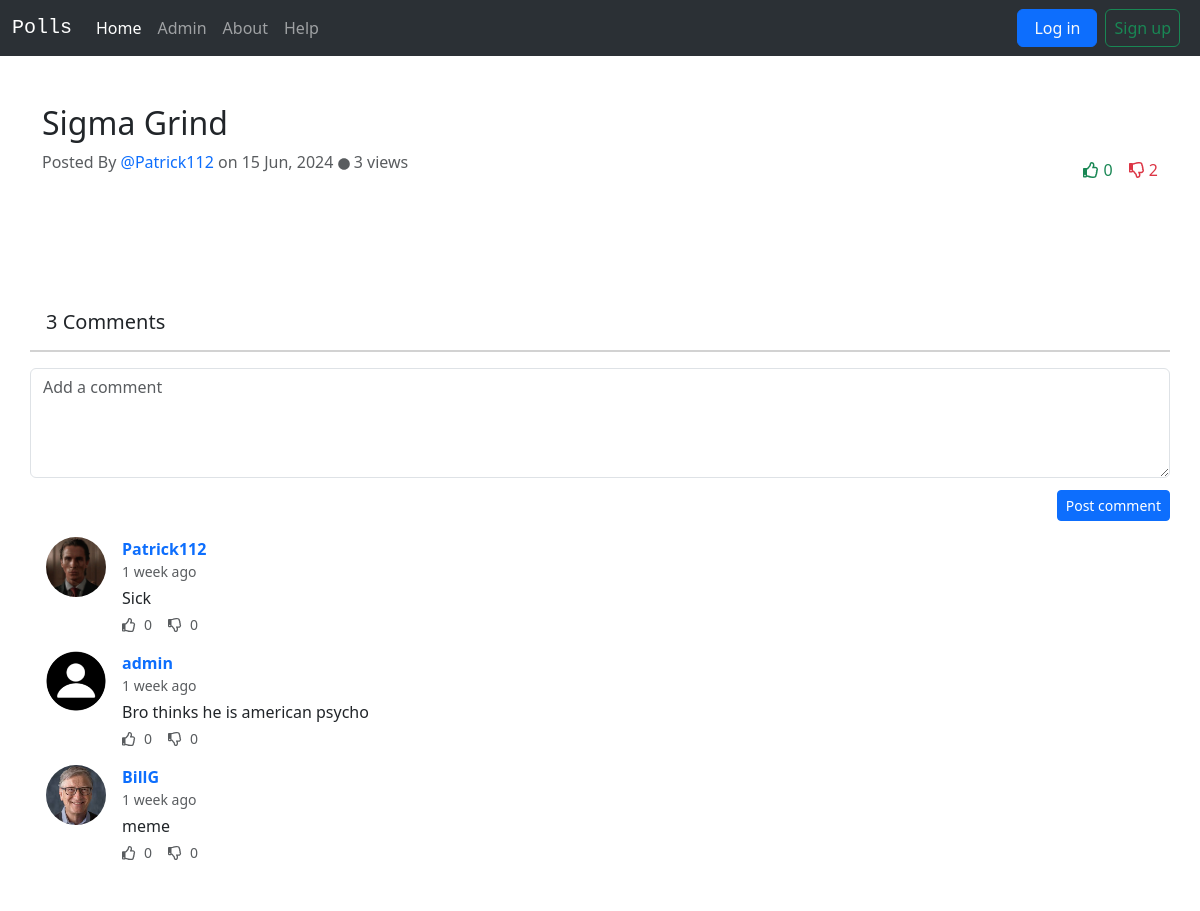
The page /polls/post/4/ on the database its author committed.
### polls/models.py (models this page shows, shortened)
class Blog(models.Model):
    title = models.CharField(max_length=150)
    content = MarkdownxField(blank=True, help_text="Markdown is supported.")
    author = models.ForeignKey(User, on_delete=models.CASCADE, related_name="authored_blogs")
    created_at = models.DateTimeField(auto_now_add=True)
    updated_at = models.DateTimeField(auto_now=True)
    comments = models.ManyToManyField(User, through="Comment", related_name="commented_blogs")
    views = models.ManyToManyField(User, related_name="viewed_blogs", blank=True)
    likes = models.ManyToManyField(User, related_name="liked_blogs", blank=True)
    dislikes = models.ManyToManyField(User, related_name="disliked_blogs", blank=True)
    groups = models.ManyToManyField("groups.Group", related_name="blogs", blank=True)
    @property
    def formatted_markdown(self):
        return markdownify(self.content)

class User(AbstractUser):
    first_name = models.CharField(
        max_length=100, blank=True,
        validators=[
            validators.RegexValidator(r'^[a-zA-Z]*$', 'Only Alphabets are allowed.')
        ]
    )
    last_name = models.CharField(
        max_length=100, blank=True,
        validators=[
            validators.RegexValidator(r'^[a-zA-Z]*$', 'Only Alphabets are allowed.')
        ]
    )
    email = models.EmailField(max_length=100, unique=True)
    username = models.CharField(
        max_length=50, unique=True,
        validators=[
            validators.MinLengthValidator(3,'Username must be at least 3 characters long.'),
            validators.RegexValidator(r'^[^\W_](\w)*$', 'Username should not start with a special character.'),
        ]
    )
    password = models.CharField(max_length=150)
    avatar = models.ImageField(upload_to='polls/', blank=True, default="polls/default-avatar.png")
    followers = models.ManyToManyField("self", symmetrical=False, related_name="following", blank=True)

class Comment(models.Model):
    content = models.TextField()
    author = models.ForeignKey(User, on_delete=models.CASCADE, related_name="authored_comments")
    blog = models.ForeignKey(Blog, on_delete=models.CASCADE, related_name="blog_comments")
    created_at = models.DateTimeField(auto_now_add=True)
    updated_at = models.DateTimeField(auto_now=True)
    likes = models.ManyToManyField(User, related_name="liked_comments", blank=True)
    dislikes = models.ManyToManyField(User, related_name="disliked_comments", blank=True)

### polls/views.py (the view)
# urls.py: path('post/<int:pk>/', views.BlogDetailView.as_view(), name="blog_detail"),
class BlogDetailView(DetailView):
    model = Blog
    template_name = 'polls/blog_detail.html'
    context_object_name = 'blog'
    def get(self, request, *args, **kwargs):
        self.object = self.get_object()
        blog = self.object
        if request.user.is_authenticated and not blog.views.filter(id=request.user.id).exists():
            blog.views.add(request.user)
            blog.save()
        return super().get(request, *args, **kwargs)

### polls/templatetags/form_tags.py (called while the page is built)
@register.filter(name='timesince_approx')
def timesince_approx(value):
    if not value:
        return ""
    now = datetime.now(pytz.utc) if value.tzinfo else datetime.now()
    value = value.astimezone(pytz.utc) if value.tzinfo else value
    time_since = timesince(value, now)
    units = time_since.split(", ")
    if units:
        return units[0]  # Get the largest unit
    return time_since

### templates/polls/blog_detail.html (shortened to what this page needs)
{% extends 'polls/base.html' %}
{% load form_tags %}
{% block content %}
<div class="container mt-5" id="blogContainer" data-blog-id="{{ blog.pk }}">
    <div class="row">
        <h2 class>{{ blog.title }}</h2>
        <div class="d-flex justify-content-between align-items-center">
            <div class="d-flex gap-3 text-muted">
            <p>
                Posted By
                <a class="text-decoration-none"
                href="{% url 'polls:user_profile' username=blog.author.username %}">
                @{{ blog.author.username }}
                </a>
                on {{ blog.created_at|date:"d M, Y" }}
                <i class="fa fa-xs fa-circle"></i>
                <span> {{ blog.views.count }} views </span>
            </p>
            </div>
            <div class="d-flex gap-3 text-muted">
                <div class="text-success">
                    {% if request.user.is_authenticated and request.user in blog.likes.all %}
                    <i class="fas fa-thumbs-up" onclick="likeBlog(event, {{ blog.pk }});"></i>
                    <span id="likeCount">{{ blog.likes.count }}</span>
                    {% else %}
                    <i class="far fa-thumbs-up" onclick="likeBlog(event, {{ blog.pk }});"></i>
                    <span id="likeCount">{{ blog.likes.count }}</span>
                    {% endif %}
                </div>
                <div class="text-danger">
                    {% if request.user and request.user in blog.dislikes.all %}
                    <i class="fas fa-thumbs-down" onclick="dislikeBlog(event, {{ blog.pk }});"></i>
                    <span id="dislikeCount">{{ blog.dislikes.count }}</span>
                    {% else %}
                    <i class="far fa-thumbs-down" onclick="dislikeBlog(event, {{ blog.pk }});"></i>
                    <span id="dislikeCount">{{ blog.dislikes.count }}</span>
                    {% endif %}
                </div>
            </div>
        </div>
        <div class="container-fluid my-3" id="blogContentContainer">
        </div>
        <br/>
    </div>
    <div class="row">
        <div class="card mt-5 mb-3 p-0 border-0">
            <div class="card-header my-3 bg-white border-2">
                <h5 id="commentCount">{{ blog.blog_comments.count }} Comments</h5>
            </div>
            <div class="form-outline w-100">
                <textarea class="form-control" id="CommentField" rows="4"
                    placeholder="Add a comment"></textarea>
            </div>
            <div class="d-flex justify-content-end mt-2 pt-1">
                <button  type="button" data-mdb-button-init data-mdb-ripple-init class="btn btn-primary btn-sm" id="postCommentBtn">Post comment</button>
            </div>
            <div class="card-body" id="commentContainer">
                {% for comment in blog.blog_comments.all %}
                    {% include 'polls/comment.html' %}
                {% endfor %}
            </div>
        </div>
    </div>
</div>
{% endblock %}

### templates/polls/base.html (shortened to what this page needs)
{% load static %}
<!DOCTYPE html>
<html lang="en">
<head>
    <link href="https://cdn.jsdelivr.net/npm/bootstrap@5.3.3/dist/css/bootstrap.min.css" rel="stylesheet">
    <link rel="stylesheet" href="{% static 'polls/style.css' %}">
    <link rel="stylesheet" href="{% static 'polls/codehilite.css' %}">
</head>
<body>
    <div id="content">
        {% include 'polls/nav.html' %}
        {% block content %}{% endblock %}
    </div>
</body>
</html>

### templates/polls/nav.html (shortened to what this page needs)
{% load static %}
<nav class="navbar navbar-expand-lg sticky-top bg-body-tertiary bg-primary" data-bs-theme="dark">
    <div class="container-fluid">
      <a class="navbar-brand font-monospace" href="#">Polls</a>
      <div class="collapse navbar-collapse" id="navbarScroll">
        <ul class="navbar-nav me-auto my-2 my-lg-0 navbar-nav-scroll" style="--bs-scroll-height: 100px;">
          <li class="nav-item">
            <a class="nav-link active" aria-current="page" href="{% url 'polls:index' %}">Home</a>
          </li>
          {% if not request.user.is_authenticated or request.user.is_authenticated and request.user.is_superuser %}
          <li class="nav-item">
            <a class="nav-link" href="{% url 'admin:index' %}">Admin</a>
          </li>
          {% endif %}
          <li class="nav-item">
            <a class="nav-link" href="{% url 'polls:about' %}">About</a>
          </li>
          <li class="nav-item">
            <a class="nav-link" href="{% url 'polls:help' %}">Help</a>
          </li>
        </ul>
        <ul class="navbar-nav nav navbar-right">
          {% if request.user.is_authenticated %}
          <li class="nav-item mx-3">
            <a class="nav-link px-3 btn btn-secondary rounded-pill text-white" href="{% url 'polls:create_blog' %}">
              <i class="fa fa-plus"></i>&nbsp Create
            </a>
          </li>
            <li class="nav-item dropdown m-auto">
              <div class="position-relative" href="#" role="button" data-bs-toggle="dropdown" aria-expanded="false">
                <img src="{{ request.user.avatar.url }}" class="rounded-circle" width="30" height="30" alt="Avatar">
                <span class="rounded-circle position-absolute" style="width: 10px; height: 10px; bottom: 1%;right: 1%;background-color: #99CC00;"></span>
              </div>
                <ul class="dropdown-menu dropdown-menu-end">
                  <li><a class="dropdown-item" href="{% url 'polls:user_profile' username=request.user.username %}">Profile</a></li>
                  <li><a class="dropdown-item" href="#">Settings</a></li>
                  <li><hr class="dropdown-divider"></li>
                  <li><a class="dropdown-item" href="{% url 'polls:logout' %}">Logout</a></li>
                </ul>
              </li>
            {% else %}
            <li class="nav-item">
              <a class="btn btn-primary rounded text-light px-3" href="{% url 'polls:login' %}">Log in</a>
            </li>
            <li class="nav-item mx-2">
              <a href="{% url 'polls:register' %}" class="btn btn-outline-success px-2">Sign up</a>
            </li>
            {% endif %}
        </ul>
      </div>
    </div>
  </nav>

### templates/polls/comment.html
{% load form_tags %}
<div  class="mb-3" data-comment-id="{{ comment.pk }}">
    <div class="d-flex flex-start align-items-self-start">
        <img class="rounded-circle shadow-1-strong me-3"
          src="{{ comment.author.avatar.url }}" alt="avatar" width="60"
          height="60" />
        <div class="flex-column flex-start">
          <a class="text-primary mb-1 fw-bold text-decoration-none" href="{% url 'polls:user_profile' comment.author.username %}">{{ comment.author.username }}</a>
          <p class="text-muted small mb-0 text-start">{{ comment.created_at|timesince_approx }} ago</p>
          <p class="my-1 text-start">{{ comment.content }}</p>
          <div class="small d-flex justify-content-start">
            <div class="d-flex align-items-center me-3 text-decoration-none text-muted">
              {% if request.user and request.user in comment.likes.all %}
              <i class="fas fa-thumbs-up me-2" onclick="likeComment(event, {{ comment.pk }});"></i>
              {% else %}
              <i class="far fa-thumbs-up me-2" onclick="likeComment(event, {{ comment.pk }});"></i>
              {% endif %}
              <p class="mb-0" id="likeCount">{{ comment.likes.count }}</p>
            </div>
            <div class="d-flex align-items-center me-3 text-decoration-none text-muted">
              {% if request.user and request.user in comment.dislikes.all %}
              <i class="fas fa-thumbs-down me-2" onclick="dislikeComment(event, {{ comment.pk }});"></i>
              {% else %}
              <i class="far fa-thumbs-down me-2" onclick="dislikeComment(event, {{ comment.pk }});"></i>
              {% endif %}
              <p class="mb-0" id="dislikeCount">{{ comment.dislikes.count }}</p>
            </div>
          </div>
        </div>
      </div>
</div>

### static/polls/style.css (style rules this page uses)
p { text-align: center; }

### rows shown on the page
Blog: title "Sigma Grind", author.username "Patrick112", created_at "15 Jun, 2024", views.count "3", likes.count "0", dislikes.count "2", blog_comments.count "3"
Comment: author.avatar (picture), author.username "Patrick112", created_at "1 week", content "Sick", likes.count "0", dislikes.count "0"
Comment: author.avatar (placeholder picture), author.username "admin", created_at "1 week", content "Bro thinks he is american psycho", likes.count "0", dislikes.count "0"
Comment: author.avatar (picture), author.username "BillG", created_at "1 week", content "meme", likes.count "0", dislikes.count "0"
